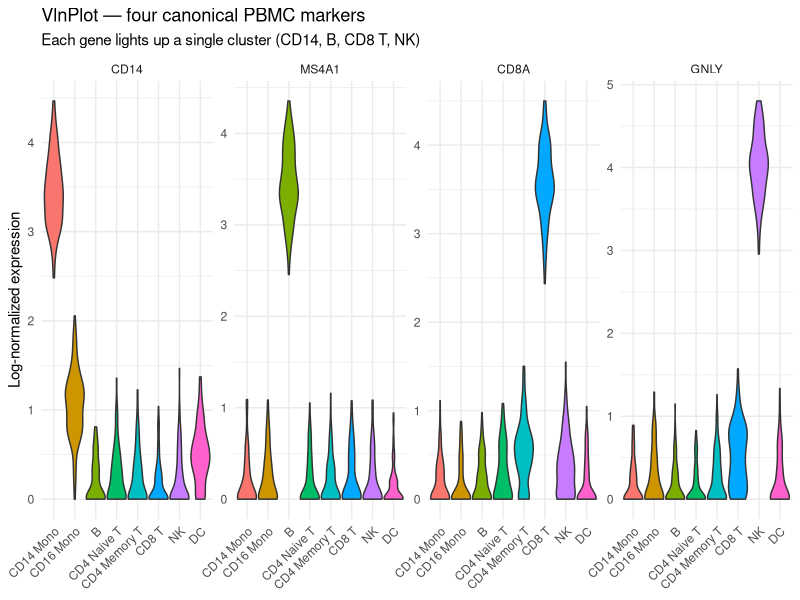
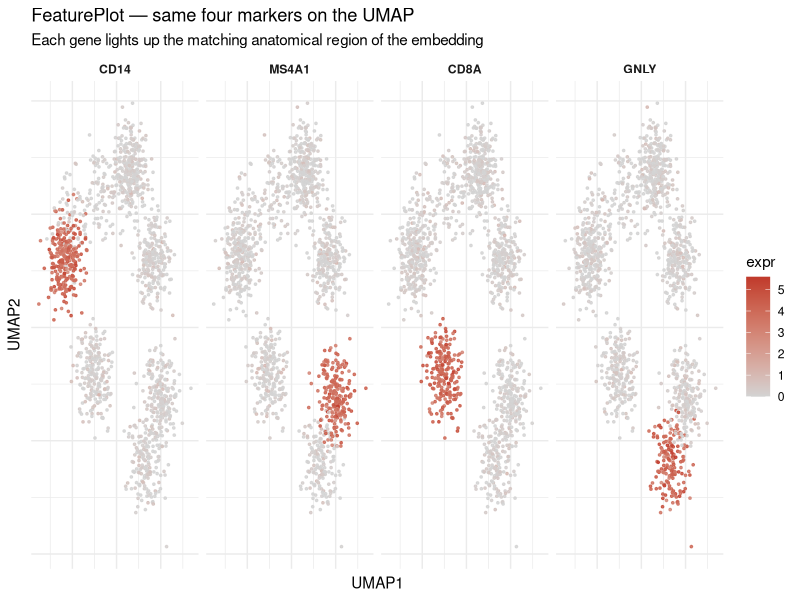
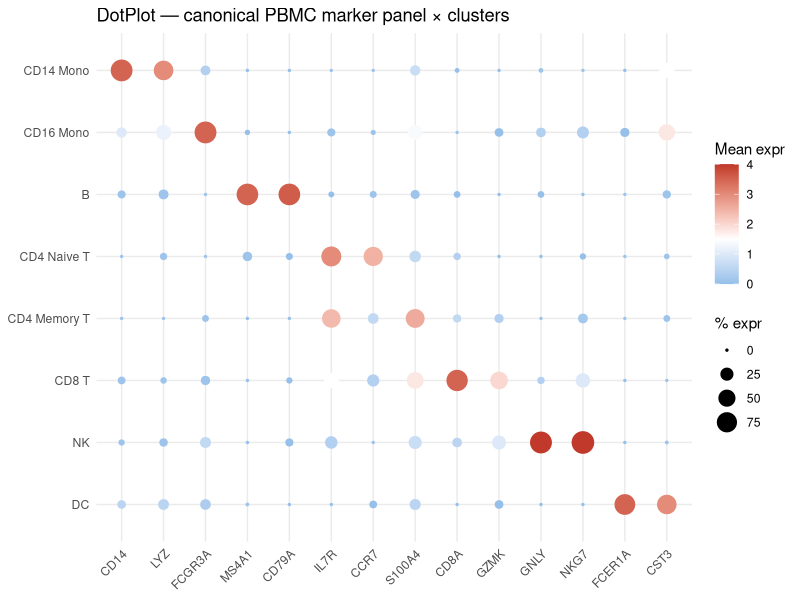
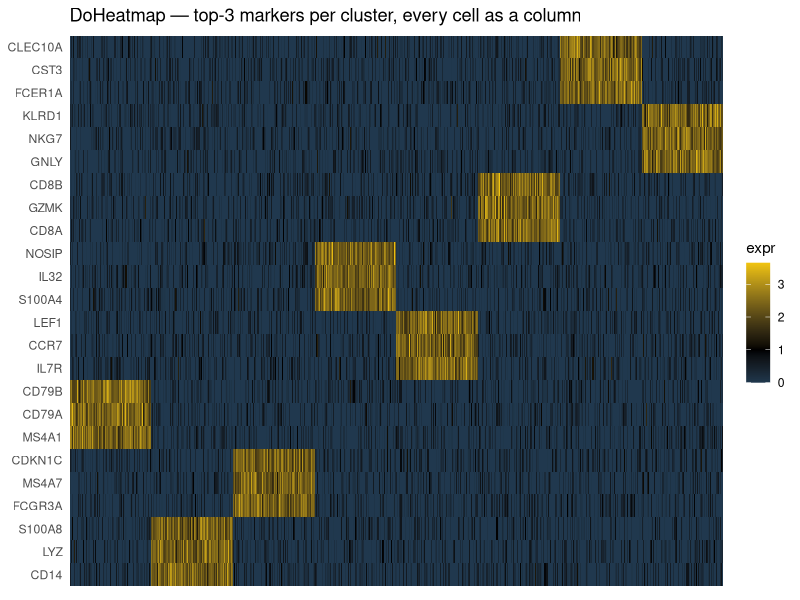

Recreate these plots in R, in order.
## ---- chunk 1
#| label: setup
#| include: false
library(tidyverse); library(knitr)
theme_set(theme_minimal(base_size = 14)); set.seed(2026)
## ---- chunk 2
#| label: vlnplot-cartoon
#| echo: false
#| fig-width: 10
#| fig-height: 4

set.seed(2026)
clusters <- c("CD14 Mono","CD16 Mono","B","CD4 Naive T","CD4 Memory T","CD8 T","NK","DC")
make_vln <- function(gene, mean_per_cluster) {
  map_dfr(seq_along(clusters), function(i) {
    tibble(cluster = clusters[i],
           gene    = gene,
           expr    = pmax(rnorm(120, mean_per_cluster[i], 0.4), 0))
  })
}

dat <- bind_rows(
  make_vln("CD14",  c(3.5, 1.0, 0.1, 0.1, 0.1, 0.1, 0.1, 0.5)),
  make_vln("MS4A1", c(0.1, 0.1, 3.5, 0.1, 0.1, 0.1, 0.1, 0.1)),
  make_vln("CD8A",  c(0.1, 0.1, 0.1, 0.2, 0.5, 3.5, 0.4, 0.1)),
  make_vln("GNLY",  c(0.1, 0.2, 0.1, 0.1, 0.1, 0.5, 4.0, 0.1))
)
dat$cluster <- factor(dat$cluster, levels = clusters)
dat$gene    <- factor(dat$gene,    levels = c("CD14","MS4A1","CD8A","GNLY"))

ggplot(dat, aes(cluster, expr, fill = cluster)) +
  geom_violin(scale = "width", trim = TRUE) +
  facet_wrap(~ gene, ncol = 4, scales = "free_y") +
  labs(title    = "VlnPlot — four canonical PBMC markers",
       subtitle = "Each gene lights up a single cluster (CD14, B, CD8 T, NK)",
       x = NULL, y = "Log-normalized expression") +
  theme_minimal(base_size = 11) +
  theme(axis.text.x = element_text(angle = 45, hjust = 1),
        legend.position = "none")
## ---- chunk 3
#| label: featureplot-cartoon
#| echo: false
#| fig-width: 11
#| fig-height: 4

set.seed(2026)
n_cells <- 1500
celltypes <- factor(sample(clusters, n_cells, replace = TRUE,
                           prob = c(0.18, 0.06, 0.13, 0.18, 0.16, 0.13, 0.12, 0.04)),
                    levels = clusters)
cell_centers <- tibble(
  cluster = clusters,
  cx = c(-3.5,  -1.0,  3.0,  1.0,  2.5, -1.5,   2.0, -3.0),
  cy = c( 1.5,   3.0, -1.5,  3.5,  1.5,  -1.0, -3.0,  2.5)
)
cell_pos <- left_join(tibble(cluster = celltypes), cell_centers, by = "cluster") |>
  mutate(umap1 = cx + rnorm(n(), 0, 0.6),
         umap2 = cy + rnorm(n(), 0, 0.5))

# Simulate four markers with cluster-specific expression
gene_expr <- function(targets, base_low = 0.1, base_high = 4) {
  ifelse(cell_pos$cluster %in% targets,
         pmax(rnorm(n_cells, base_high, 0.6), 0),
         pmax(rnorm(n_cells, base_low, 0.3), 0))
}
cell_pos$CD14  <- gene_expr(c("CD14 Mono"))
cell_pos$MS4A1 <- gene_expr(c("B"))
cell_pos$CD8A  <- gene_expr(c("CD8 T"))
cell_pos$GNLY  <- gene_expr(c("NK"))

dat <- cell_pos |> pivot_longer(cols = c(CD14, MS4A1, CD8A, GNLY), names_to = "gene", values_to = "expr")
dat$gene <- factor(dat$gene, levels = c("CD14","MS4A1","CD8A","GNLY"))

ggplot(dat, aes(umap1, umap2, color = expr)) +
  geom_point(size = 0.6, alpha = 0.85) +
  scale_color_gradient(low = "lightgrey", high = "#c0392b", name = "expr") +
  facet_wrap(~ gene, ncol = 4) +
  labs(title = "FeaturePlot — same four markers on the UMAP",
       subtitle = "Each gene lights up the matching anatomical region of the embedding",
       x = "UMAP1", y = "UMAP2") +
  theme_minimal(base_size = 11) +
  theme(axis.text = element_blank(), strip.text = element_text(face = "bold"))
## ---- chunk 4
#| label: dotplot-cartoon
#| echo: false
#| fig-width: 11
#| fig-height: 4

set.seed(2026)

# Build the canonical PBMC marker panel × cluster mean+pct grid
panel <- tibble(
  cluster = factor(clusters, levels = clusters),
  CD14    = c( 3.5, 1.0, 0.1, 0.1, 0.1, 0.1, 0.1, 0.5),
  LYZ     = c( 3.0, 1.2, 0.1, 0.1, 0.1, 0.1, 0.1, 0.5),
  FCGR3A  = c( 0.4, 3.5, 0.1, 0.1, 0.1, 0.1, 0.6, 0.3),
  MS4A1   = c( 0.0, 0.0, 3.5, 0.1, 0.0, 0.0, 0.0, 0.1),
  CD79A   = c( 0.0, 0.0, 3.6, 0.0, 0.0, 0.0, 0.0, 0.0),
  IL7R    = c( 0.1, 0.1, 0.0, 3.0, 2.4, 1.5, 0.4, 0.0),
  CCR7    = c( 0.1, 0.1, 0.1, 2.5, 0.6, 0.4, 0.1, 0.0),
  S100A4  = c( 0.7, 1.4, 0.1, 0.6, 2.6, 1.8, 0.7, 0.5),
  CD8A    = c( 0.0, 0.1, 0.0, 0.4, 0.6, 3.5, 0.5, 0.0),
  GZMK    = c( 0.0, 0.0, 0.0, 0.0, 0.4, 2.0, 1.0, 0.0),
  GNLY    = c( 0.1, 0.4, 0.0, 0.0, 0.1, 0.4, 4.0, 0.0),
  NKG7    = c( 0.1, 0.4, 0.0, 0.0, 0.2, 1.0, 4.0, 0.0),
  FCER1A  = c( 0.0, 0.0, 0.1, 0.1, 0.1, 0.0, 0.0, 3.5),
  CST3    = c( 1.5, 1.8, 0.1, 0.1, 0.1, 0.1, 0.1, 3.0)
)

dat <- panel |>
  pivot_longer(-cluster, names_to = "gene", values_to = "mean_expr") |>
  mutate(pct_expr = pmin(pmax(mean_expr / 4 * 100 + rnorm(n(), 0, 5), 0), 100))
dat$gene <- factor(dat$gene, levels = colnames(panel)[-1])

ggplot(dat, aes(gene, fct_rev(cluster), size = pct_expr, color = mean_expr)) +
  geom_point() +
  scale_color_gradient2(low = "#3498db", mid = "white", high = "#c0392b",
                        midpoint = 1.5, name = "Mean expr") +
  scale_size_continuous(range = c(0.5, 7), name = "% expr") +
  labs(title = "DotPlot — canonical PBMC marker panel × clusters",
       x = NULL, y = NULL) +
  theme_minimal(base_size = 11) +
  theme(axis.text.x = element_text(angle = 45, hjust = 1))
## ---- chunk 5
#| label: heatmap-cartoon
#| echo: false
#| fig-width: 10
#| fig-height: 4

set.seed(2026)

# Build a top-3-markers-per-cluster expression block
top3 <- tibble(
  cluster = factor(rep(clusters, each = 3), levels = clusters),
  gene    = c("CD14","LYZ","S100A8","FCGR3A","MS4A7","CDKN1C",
              "MS4A1","CD79A","CD79B","IL7R","CCR7","LEF1",
              "S100A4","IL32","NOSIP","CD8A","GZMK","CD8B",
              "GNLY","NKG7","KLRD1","FCER1A","CST3","CLEC10A")
)

# Each cluster has \~120 cells; build a cluster-by-cluster expression block
nc <- 80
cells <- tibble(
  cell_cluster = factor(rep(clusters, each = nc), levels = clusters),
  cell_id      = paste0(rep(clusters, each = nc), "_", rep(1:nc, length(clusters)))
)

dat <- expand_grid(top3, cells) |>
  rowwise() |>
  mutate(expr = ifelse(cluster == cell_cluster,
                        pmax(rnorm(1, 2.4, 0.4), 0),
                        pmax(rnorm(1, 0.0, 0.4), 0))) |>
  ungroup()
dat$gene <- factor(dat$gene, levels = top3$gene)

ggplot(dat, aes(cell_id, gene, fill = expr)) +
  geom_tile() +
  scale_fill_gradient2(low = "#3498db", mid = "black", high = "#f1c40f",
                       midpoint = 1, name = "expr") +
  labs(title = "DoHeatmap — top-3 markers per cluster, every cell as a column",
       x = NULL, y = NULL) +
  theme_minimal(base_size = 11) +
  theme(axis.text.x = element_blank(), axis.ticks.x = element_blank(),
        panel.grid = element_blank())
